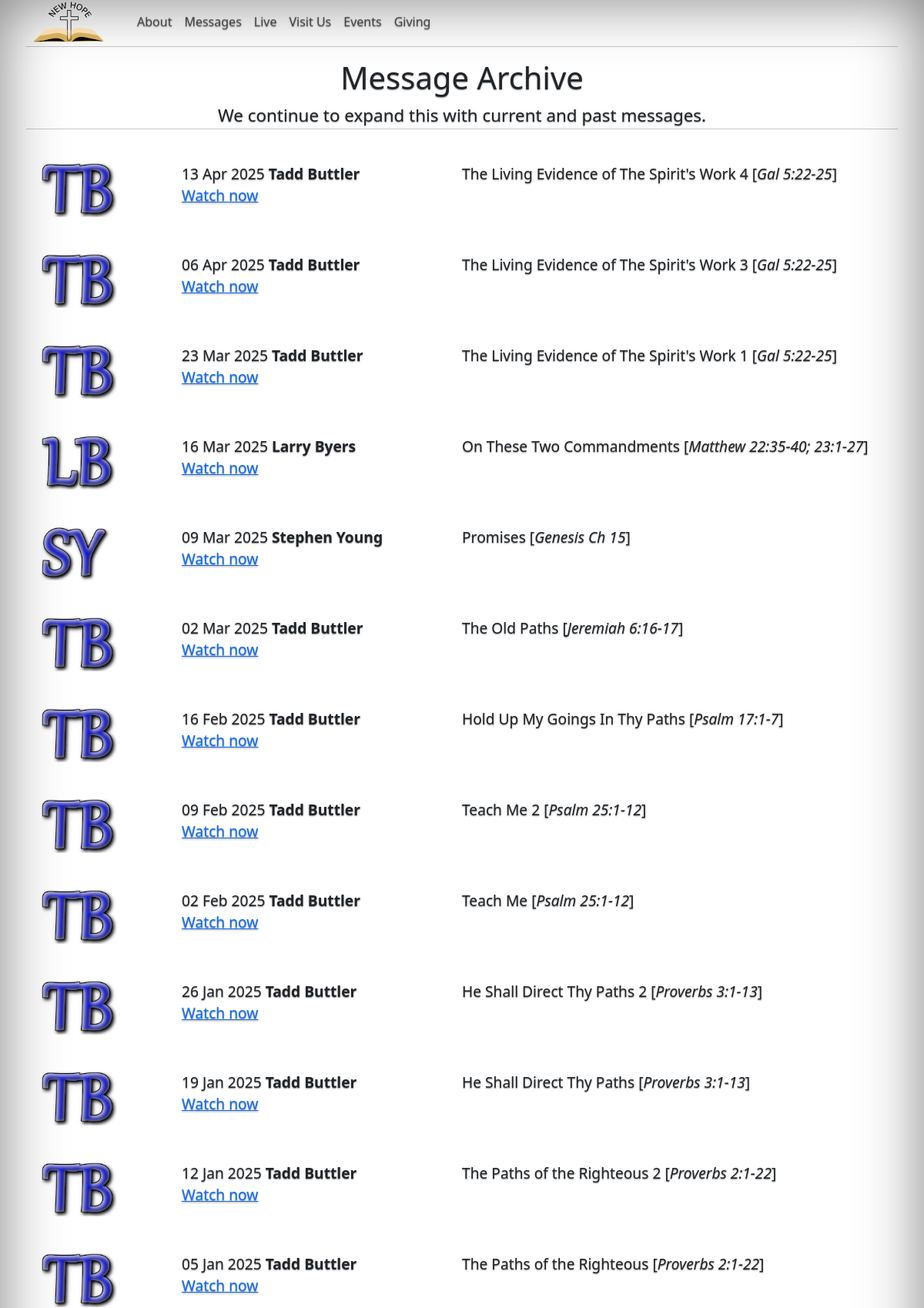
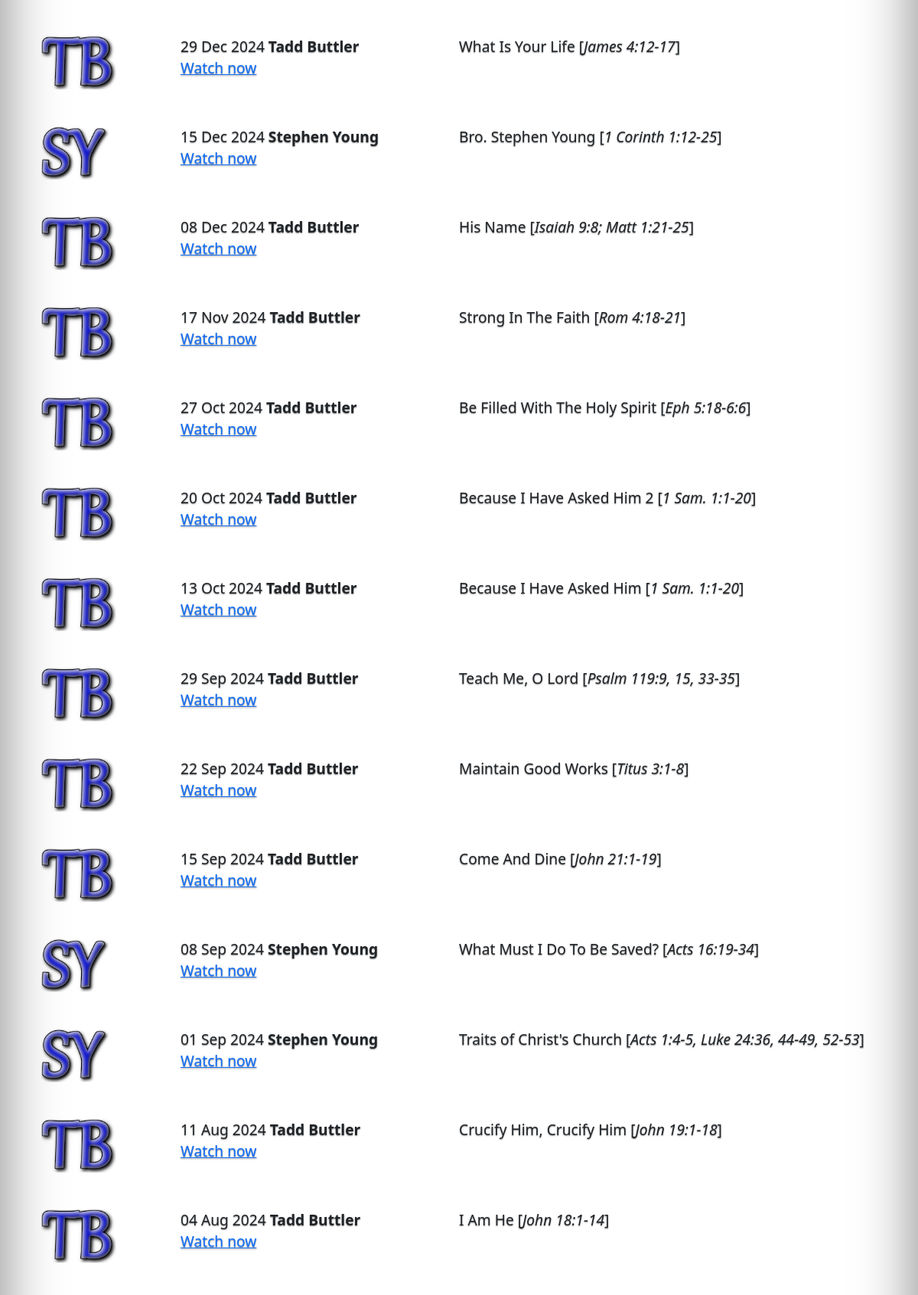
Screenshot of /message-archive (upper part) with the database file from the repository (2 pictures, top to bottom).
### app/models.py (models this page shows, shortened)
class VideoMessage(db.Model):
    id = db.Column(db.Integer, primary_key=True)
    title = db.Column(db.String(128))
    description = db.Column(db.String(256))
    timestamp = db.Column(db.DateTime, index=True, default=datetime.utcnow)
    youtube_id = db.Column(db.String(256), unique=True)
    speaker_id = db.Column(db.Integer, db.ForeignKey('speaker.id'))
    is_published = db.Column(db.Boolean)

### app/routes.py (the view)
@app.route('/message-archive', methods=['GET'])
def message_archive():
    app.logger.info('message_archive.html')
    pageModel.messages = GetMessages()
    return render_template('message_archive.html', model = pageModel)

### app/routes.py (called while the page is built)
def MapMessage(sequence: int, message: VideoMessage, image: Image) -> Message:
    result = Message(message.id)
    result.title = message.title
    result.timestamp = message.timestamp
    result.description = message.description
    result.youtube_id = message.youtube_id
    result.speaker_id = message.speaker_id
    result.speaker = f'{message.speaker.first_name} {message.speaker.last_name}'
    result.speaker_is_guest = message.speaker.is_guest
    result.speaker_icon_file_name = message.speaker.icon_file_name
    result.is_published = message.is_published
    result.sequence = sequence
    if bool(image):
        result.image_file = image.filename
        result.image_description = image.description
    return result

def GetMessages(count: int = 0, includeImages: bool = False):
    messages = []
    imageList = []
    if bool(count):
        messageList = VideoMessage.query.order_by(VideoMessage.timestamp.desc()).limit(count).all()
    else:
        messageList = VideoMessage.query.order_by(VideoMessage.timestamp.desc()).all()
    if includeImages:
        imageList = GetImages()
    index = 0
    numOfImages = len(imageList)
    app.logger.info(f'{len(messageList)} video message were retrieved to display.')
    for message in messageList:
        messages.append(MapMessage(
            index,
            message,
            None if index >= numOfImages else imageList[index])) # Add a default image?
        index = index + 1
    return messages

### app/templates/message_archive.html (shortened to what this page needs)
{% extends "base.html" %}
{% block content %}
<div class="row p-1">
    <hr>
    <div class="col-12" style="text-align: center;">
        <h1>Message Archive</h1>
        <span style="font-size: 1.4em">We continue to expand this with current and past messages.</span>
    </div>
    <hr>
</div>
{% for message in model.messages %}
<div class="row p-4 rounded" style="font-size:1.2em;">
    <div class="p-0 col-xl-2 col-md-2 col-sm-3 col-4">
        <div class="{{ message.speaker_icon_file_name }}" style="min-height:70px;"></div>
    </div>
    <div class="p-0 col-xl-4 col-md-5 col-sm-9 col-8">
        {{ message.timestamp.strftime('%d %b %Y') }} <b>{{ message.speaker }}</b><br> <a class="nh-watch-btn" data-url="https://www.youtube.com/embed/{{ message.youtube_id }}" href="#">Watch now</a>
    </div>
    <div class="p-0 col-xl-6 col-md-5 col-sm-12">
        {{message.title}} [<em style="font-weight:300;">{{ message.description }}</em>]
    </div>
</div>
{% endfor %}
{% endblock %}

### rows the page displays
VideoMessage: timestamp "13 Apr 2025", title "The Living Evidence of The Spirit's Work 4", description "Gal 5:22-25"
VideoMessage: timestamp "06 Apr 2025", title "The Living Evidence of The Spirit's Work 3", description "Gal 5:22-25"
VideoMessage: timestamp "23 Mar 2025", title "The Living Evidence of The Spirit's Work 1", description "Gal 5:22-25"
VideoMessage: timestamp "16 Mar 2025", title "On These Two Commandments", description "Matthew 22:35-40; 23:1-27"
VideoMessage: timestamp "09 Mar 2025", title "Promises", description "Genesis Ch 15"
VideoMessage: timestamp "02 Mar 2025", title "The Old Paths", description "Jeremiah 6:16-17"
VideoMessage: timestamp "16 Feb 2025", title "Hold Up My Goings In Thy Paths", description "Psalm 17:1-7"
VideoMessage: timestamp "09 Feb 2025", title "Teach Me 2", description "Psalm 25:1-12"
VideoMessage: timestamp "02 Feb 2025", title "Teach Me", description "Psalm 25:1-12"
VideoMessage: timestamp "26 Jan 2025", title "He Shall Direct Thy Paths 2", description "Proverbs 3:1-13"
VideoMessage: timestamp "19 Jan 2025", title "He Shall Direct Thy Paths", description "Proverbs 3:1-13"
VideoMessage: timestamp "12 Jan 2025", title "The Paths of the Righteous 2", description "Proverbs 2:1-22"
VideoMessage: timestamp "05 Jan 2025", title "The Paths of the Righteous", description "Proverbs 2:1-22"
VideoMessage: timestamp "29 Dec 2024", title "What Is Your Life", description "James 4:12-17"
VideoMessage: timestamp "15 Dec 2024", title "Bro. Stephen Young", description "1 Corinth 1:12-25"
VideoMessage: timestamp "08 Dec 2024", title "His Name", description "Isaiah 9:8; Matt 1:21-25"
VideoMessage: timestamp "17 Nov 2024", title "Strong In The Faith", description "Rom 4:18-21"
VideoMessage: timestamp "27 Oct 2024", title "Be Filled With The Holy Spirit", description "Eph 5:18-6:6"
VideoMessage: timestamp "20 Oct 2024", title "Because I Have Asked Him 2", description "1 Sam. 1:1-20"
VideoMessage: timestamp "13 Oct 2024", title "Because I Have Asked Him", description "1 Sam. 1:1-20"
VideoMessage: timestamp "29 Sep 2024", title "Teach Me, O Lord", description "Psalm 119:9, 15, 33-35"
VideoMessage: timestamp "22 Sep 2024", title "Maintain Good Works", description "Titus 3:1-8"
VideoMessage: timestamp "15 Sep 2024", title "Come And Dine", description "John 21:1-19"
VideoMessage: timestamp "08 Sep 2024", title "What Must I Do To Be Saved?", description "Acts 16:19-34"
VideoMessage: timestamp "01 Sep 2024", title "Traits of Christ's Church", description "Acts 1:4-5, Luke 24:36, 44-49, 52-53"
VideoMessage: timestamp "11 Aug 2024", title "Crucify Him, Crucify Him", description "John 19:1-18"
VideoMessage: timestamp "04 Aug 2024", title "I Am He", description "John 18:1-14"

### other values shown
{{ message.speaker }} "Tadd Buttler" "Tadd Buttler" "Tadd Buttler" "Larry Byers" "Stephen Young" "Tadd Buttler" "Tadd Buttler" "Tadd Buttler" "Tadd Buttler" "Tadd Buttler" "Tadd Buttler" "Tadd Buttler" "Tadd Buttler" "Tadd Buttler" "Stephen Young" "Tadd Buttler" "Tadd Buttler" "Tadd Buttler" "Tadd Buttler" "Tadd Buttler" "Tadd Buttler" "Tadd Buttler" "Tadd Buttler" "Stephen Young" "Stephen Young" "Tadd Buttler" "Tadd Buttler"
